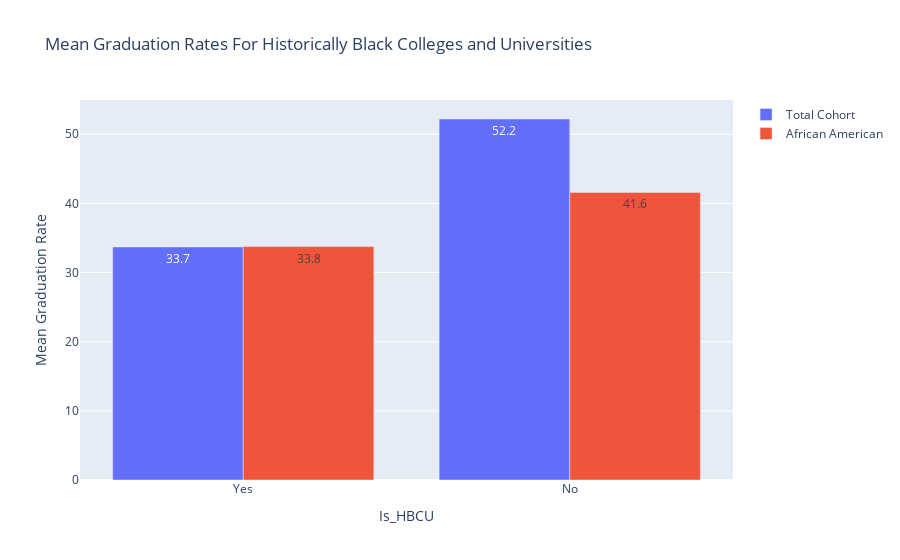

The notebook cell saved with this chart:
### Code cell
fig = go.Figure(
    data = [
        go.Bar(x=grad_rate_hbcu.index, y=grad_rate_hbcu[total], 
               text=np.round(grad_rate_hbcu[total], 1), name="Total Cohort"),
        go.Bar(x=grad_rate_hbcu.index, y=grad_rate_hbcu[black], 
               text=np.round(grad_rate_hbcu[black], 1), name="African American"),
    ]
)

_ = fig.update_layout(
    title="Mean Graduation Rates For Historically Black Colleges and Universities",
    xaxis={
        'title': "Is_HBCU"
    },
    yaxis={
        'title': 'Mean Graduation Rate'
    },
    
)
fig.show()

### Figure 1 — Plotly figure (JSON) as saved in the notebook; plotly's stock layout.template omitted (floating-point values rounded to 4 significant figures)
{"data": [{"name": "Total Cohort", "text": [33.7, 52.2], "type": "bar", "x": ["Yes", "No"], "y": [33.71, 52.21]}, {"name": "African American", "text": [33.8, 41.6], "type": "bar", "x": ["Yes", "No"], "y": [33.76, 41.59]}], "layout": {"title": {"text": "Mean Graduation Rates For Historically Black Colleges and Universities"}, "xaxis": {"title": {"text": "Is_HBCU"}}, "yaxis": {"title": {"text": "Mean Graduation Rate"}}}}
